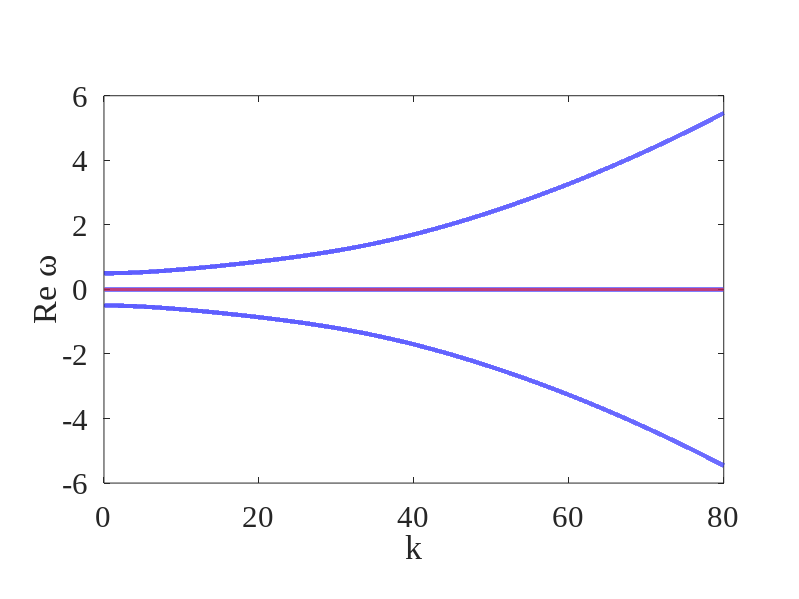

Recreate this plot in MATLAB. (Note: a time limit stopped this script after it produced the figure.)


% stability analysis, dispertion analysis

% P1=2.5;
% GammaR=1.5;

ua=7.7e-3;
Gammac=1;
R1=8.4e-3;

% g=2*ua;
% n0=Gammac/R1;
% Pth=(GammaR*Gammac)/R1;
% Phi0=sqrt((1/R1)*(P1*Pth/n0-GammaR));

R0=16*sqrt(5/2);
%R0=30;

m=55;%persistent current m
dk=0.001;

k=0:dk:80; %k axis

print_fig=0;

Font_size=22;
Font_name='Times New Roman';

N=length(k);
Eigen_omega_1_Re_sorted=complex(zeros(1,N));%three eigen omega(k)
Eigen_omega_2_Re_sorted=complex(zeros(1,N));
Eigen_omega_3_Re_sorted=complex(zeros(1,N));

Eigen_omega_1_Im_sorted=Eigen_omega_1_Re_sorted;
Eigen_omega_2_Im_sorted=Eigen_omega_1_Re_sorted;
Eigen_omega_3_Im_sorted=Eigen_omega_1_Re_sorted;

omega_temp=complex(zeros(3,1),0);
omega_de=zeros(3,4);%set by column: 1 real part; 2 imaginary part; 3 amplitude; 4 angle

omega_Re_sorted=omega_de;
omega_Im_sorted=omega_de;


Parameter_series=[0,0.5,2;
                   0 1.5 2.5;
                   60 1.5 2.5];
               
Parameter_series(:,2)=Parameter_series(:,2)*R0^2;
%Parameter_series(:,3)=Parameter_series(:,3)*R0^2;
               
               
PlotBoxAspectRatio=[1.6 1 1];

for it_P_series=1:3
   
    m=Parameter_series(it_P_series,1);
    GammaR=Parameter_series(it_P_series,2);
    P1=Parameter_series(it_P_series,3);

    ua=7.7e-3*R0^2;
    Gammac=1*R0^2;
    R1=8.4e-3*R0^2;
    
    g=2*ua;
    n0=Gammac/R1;
    Pth=(GammaR*Gammac)/(R1);
    Phi0=sqrt((1/R1)*(P1*Pth/n0-GammaR));

for it=1:N
    
    L=[((m+k(it))^2-m^2)/(2)+ua*Phi0^2, ua*Phi0^2, (g+0.5i*R1)*Phi0;
        -ua*Phi0^2, -(((m-k(it))^2-m^2)/(2)+ua*Phi0^2), -(g-0.5i*R1)*Phi0;
        -1i*R1*Phi0*n0, -1i*R1*Phi0*n0, -1i*(GammaR+R1*Phi0^2)];
    
    
    omega_temp=eig(L,'nobalance')/R0^2;
    omega_de(:,1)=real(omega_temp);
    omega_de(:,2)=imag(omega_temp);
    omega_de(:,3)=abs(omega_temp);
    omega_de(:,4)=angle(omega_temp);
     
    
    omega_Re_sorted=sortrows(omega_de,-1);
    
    omega_Im_sorted=sortrows(omega_de,-2);
  
    
    Eigen_omega_1_Re_sorted(it)=complex(omega_Re_sorted(1,1),omega_Re_sorted(1,2));
    Eigen_omega_2_Re_sorted(it)=complex(omega_Re_sorted(2,1),omega_Re_sorted(2,2));
    Eigen_omega_3_Re_sorted(it)=complex(omega_Re_sorted(3,1),omega_Re_sorted(3,2));
    
    Eigen_omega_1_Im_sorted(it)=complex(omega_Im_sorted(1,1),omega_Im_sorted(1,2));
    Eigen_omega_2_Im_sorted(it)=complex(omega_Im_sorted(2,1),omega_Im_sorted(2,2));
    Eigen_omega_3_Im_sorted(it)=complex(omega_Im_sorted(3,1),omega_Im_sorted(3,2));
    
end


fig_Re=figure('position',[50 200 800 600],'renderer','painter','paperpositionmode','auto');
plot(k,real(Eigen_omega_1_Re_sorted),'linewidth',3,'color','b');
axis_re=gca;
%axis square;
set(gca,'fontsize',Font_size,'fontname',Font_name);
set(gca,'PlotBoxAspectRatio',PlotBoxAspectRatio);
xlabel('k');
ylabel('Re \omega');
%title(axis_re,sprintf('m=%d, Gamma_R=%.1f, P bar=%.1f',m,GammaR,P1));
hold(axis_re,'all');
plot(axis_re,k,real(Eigen_omega_2_Re_sorted),'linewidth',3,'color','b');
plot(axis_re,k,real(Eigen_omega_3_Re_sorted),'linewidth',3,'color','b');
plot(axis_re,k,zeros(1,N),'linestyle','-.','linewidth',2,'color','r');
hold(axis_re,'off');

%Im_max=max(imag(Eigen_omega_1_Im_sorted));
Im_max=0.5;
Im_min=min([min(imag(Eigen_omega_1_Im_sorted)),min(imag(Eigen_omega_2_Im_sorted)),min(imag(Eigen_omega_3_Im_sorted))]);
exceed_ratio=1.2;

fig_Im=figure('position',[800 200 800 600],'renderer','painter','paperpositionmode','auto');
plot(gca,k,imag(Eigen_omega_1_Im_sorted),'linewidth',3,'color','b');
axis_im=gca;
%axis square;
set(gca,'fontsize',Font_size,'fontname',Font_name);
%set(gca,'ylim',[Im_min*exceed_ratio,Im_max]);
set(gca,'PlotBoxAspectRatio',PlotBoxAspectRatio);
% y_tick=get(gca,'ytick');
% if max(y_tick)<0.5
%    y_tick=[y_tick 0.5];
%    set(gca,'ytick',y_tick);
% end
xlabel('k');
ylabel('Im \omega');
hold(axis_im,'all');
plot(axis_im,k,imag(Eigen_omega_2_Im_sorted),'linewidth',3,'color','b');
plot(axis_im,k,imag(Eigen_omega_3_Im_sorted),'linewidth',3,'color','b');
plot(axis_im,k,zeros(1,N),'linestyle','-.','linewidth',2,'color','r');
hold(axis_im,'off');


if print_fig~=0 
    
 print(fig_Re,'-painter','-depsc','-r250',sprintf('Dispersion_Curve_Re_m=%d_GammaR=%.1f_P1=%.1f_try.eps',m,GammaR,P1));
 print(fig_Im,'-painter','-depsc','-r250',sprintf('Dispersion_Curve_Im_m=%d_GammaR=%.1f_P1=%.1f_try.eps',m,GammaR,P1));


close(fig_Re);
close(fig_Im);
end

    
end


fprintf('\nProgram finished.\n');
